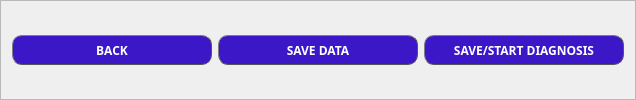
            <widget class="QFrame" name="frame_39">
             <property name="maximumSize">
              <size>
               <width>16777215</width>
               <height>100</height>
              </size>
             </property>
             <property name="font">
              <font>
               <family>Segoe UI Black</family>
               <pointsize>9</pointsize>
               <weight>75</weight>
               <bold>true</bold>
              </font>
             </property>
             <property name="frameShape">
              <enum>QFrame::StyledPanel</enum>
             </property>
             <property name="frameShadow">
              <enum>QFrame::Raised</enum>
             </property>
             <layout class="QHBoxLayout" name="horizontalLayout_7">
              <property name="topMargin">
               <number>0</number>
              </property>
              <property name="bottomMargin">
               <number>0</number>
              </property>
              <item>
               <widget class="QPushButton" name="assessment2_back_btn">
                <property name="sizePolicy">
                 <sizepolicy hsizetype="Minimum" vsizetype="Fixed">
                  <horstretch>0</horstretch>
                  <verstretch>0</verstretch>
                 </sizepolicy>
                </property>
                <property name="minimumSize">
                 <size>
                  <width>200</width>
                  <height>30</height>
                 </size>
                </property>
                <property name="maximumSize">
                 <size>
                  <width>200</width>
                  <height>16777215</height>
                 </size>
                </property>
                <property name="font">
                 <font>
                  <family>Segoe UI Black</family>
                  <weight>75</weight>
                  <bold>true</bold>
                 </font>
                </property>
                <property name="styleSheet">
                 <string notr="true">QPushButton {
    color:#ffffff ;
    border: 1px solid #555;
    border-radius: 10px;
    border-style: outset;
    background:#3b17c8;
        
    padding: 5px;
    }

QPushButton:hover {
    background: rgb(85, 0, 255)
    }

QPushButton:pressed {
    border-style: inset;
    background:#3b17c8
      
}</string>
                </property>
                <property name="text">
                 <string>BACK</string>
                </property>
               </widget>
              </item>
              <item>
               <widget class="QPushButton" name="assessment2_save_btn">
                <property name="minimumSize">
                 <size>
                  <width>200</width>
                  <height>30</height>
                 </size>
                </property>
                <property name="maximumSize">
                 <size>
                  <width>200</width>
                  <height>16777215</height>
                 </size>
                </property>
                <property name="font">
                 <font>
                  <family>Segoe UI Black</family>
                  <weight>75</weight>
                  <bold>true</bold>
                 </font>
                </property>
                <property name="styleSheet">
                 <string notr="true">QPushButton {
    color:#ffffff ;
    border: 1px solid #555;
    border-radius: 10px;
    border-style: outset;
    background:#3b17c8;
        
    padding: 5px;
    }

QPushButton:hover {
    background: rgb(85, 0, 255)
    }

QPushButton:pressed {
    border-style: inset;
    background:#3b17c8
      
}</string>
                </property>
                <property name="text">
                 <string>SAVE DATA</string>
                </property>
               </widget>
              </item>
              <item>
               <widget class="QPushButton" name="pushButton">
                <property name="minimumSize">
                 <size>
                  <width>200</width>
                  <height>30</height>
                 </size>
                </property>
                <property name="maximumSize">
                 <size>
                  <width>200</width>
                  <height>16777215</height>
                 </size>
                </property>
                <property name="font">
                 <font>
                  <family>Segoe UI Black</family>
                  <weight>75</weight>
                  <bold>true</bold>
                 </font>
                </property>
                <property name="styleSheet">
                 <string notr="true">QPushButton {
    color:#ffffff ;
    border: 1px solid #555;
    border-radius: 10px;
    border-style: outset;
    background:#3b17c8;
        
    padding: 5px;
    }

QPushButton:hover {
    background: rgb(85, 0, 255)
    }

QPushButton:pressed {
    border-style: inset;
    background:#3b17c8
      
}</string>
                </property>
                <property name="text">
                 <string>SAVE/START DIAGNOSIS</string>
                </property>
               </widget>
              </item>
             </layout>
            </widget>
